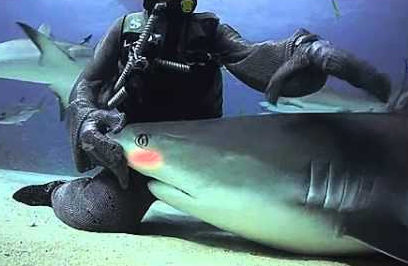
#> input picture shark.png, 408 x 266 px
$ python main.py
#> lines starting #> are read from the running program, lines starting #| are printed output that depends on the picture
import cv2
import cv2 as cv
import numpy as np
import math
import matplotlib.pyplot as plt
import matplotlib
import copy

matplotlib.use('TkAgg')

'''img.itemset((rows, cols, 0), ) #Set B
      img.itemset((rows, cols, 1), ) #Set G
      img.itemset((rows, cols, 2), ) #Set R'''


def map_value(var, var_min, var_max, ret_min, ret_max):
    return (ret_max - ret_min)*((var - var_min)/(var_max - var_min))+ret_min


def ResizeWithAspectRatio(image, width=None, height=None, inter=cv.INTER_AREA):
    dim = None
    (h, w) = image.shape[:2]

    if width is None and height is None:
        return image
    if width is None:
        r = height / float(h)
        dim = (int(w * r), height)
    else:
        r = width / float(w)
        dim = (width, int(h * r))

    return cv.resize(image, dim, interpolation=inter)


def show_image(img_obj, title=None):
    img_resized = ResizeWithAspectRatio(img_obj, 480)
    if title:
        cv.imshow(title, img_resized)
    else:
        cv.imshow("image", img_resized)
    cv.waitKey(0)
    cv.destroyAllWindows()


#1. Binarização de uma imagem
# [365 lines left out: functions image_binarization, show_bw_histogram, show_color_histogram, black_white_img_histogram, contrast_linear, contrast_logaritmic and 10 more, not called in this run]


def adjust_brigh_contrast_2(image_file, contrast, bright):
    #def map_value(var, var_min, var_max, ret_min, ret_max):
#> called with image_file = 'shark.png', contrast = 58, bright = 25
    taxa_contrast = map_value(contrast,0,100,0,1.5)
    taxa_bright = int(map_value(bright,0,100,0,150))
    img = cv.imread(image_file, 1)
#> img is the input picture: shape (266, 408, 3); mean B, G, R 121.1, 110, 87.5
    img = ResizeWithAspectRatio(img, 480)
    show_image(img, "original")

    rows, cols, _ = img.shape
#> rows = 312; cols = 480

    mat_sum = np.ones(img.shape,dtype="uint8")*taxa_bright
    mat_multiple = np.ones(img.shape)*taxa_contrast

    img = np.clip(cv2.add(img,mat_sum), 0, 255)
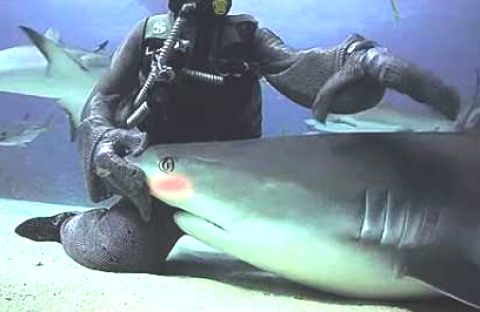
#> img: shape (312, 480, 3); mean B, G, R 156, 143.8, 124.3
    img = np.uint8(np.clip(cv2.multiply(np.float64(img),mat_multiple), 0, 255))
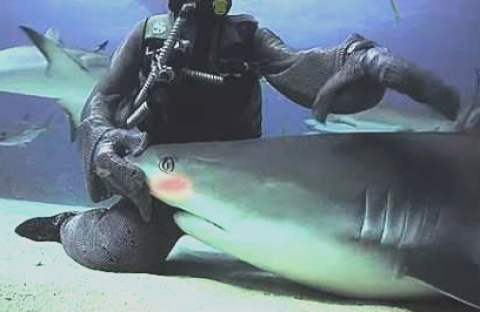
#> img: shape (312, 480, 3); mean B, G, R 135.2, 124.6, 107.6

    show_image(img)


if __name__ == '__main__':
    #1.image_binarization('rei_gamer.jpg')

    #2.black_white_img_histogram("doge.jpg")

    #3.a)
    #contrast_linear("knife_kirby.jpg", 65)
    #3.b)contrast_logaritmic("calcifer.jpg", 70)
    #3.c)contrast_quadratic("fat_racoon.jpg", 60)
    #3.d)contrast_exponencial("pixel_duck.PNG", 70)

    #4.hist_equalization("sit_frog.jpg")

    #5.low_pass_filter("ferret.png")

    #6. high_pass_filter("perry.png")

    #7.invert_image("cowboy_birb.png", 'vertical-horizontal')

    #8.
    adjust_brigh_contrast_2("shark.png", 58, 25)

    '''
    9. Ampliar imagem (zoom out) (ponto extra)'''

    pass
